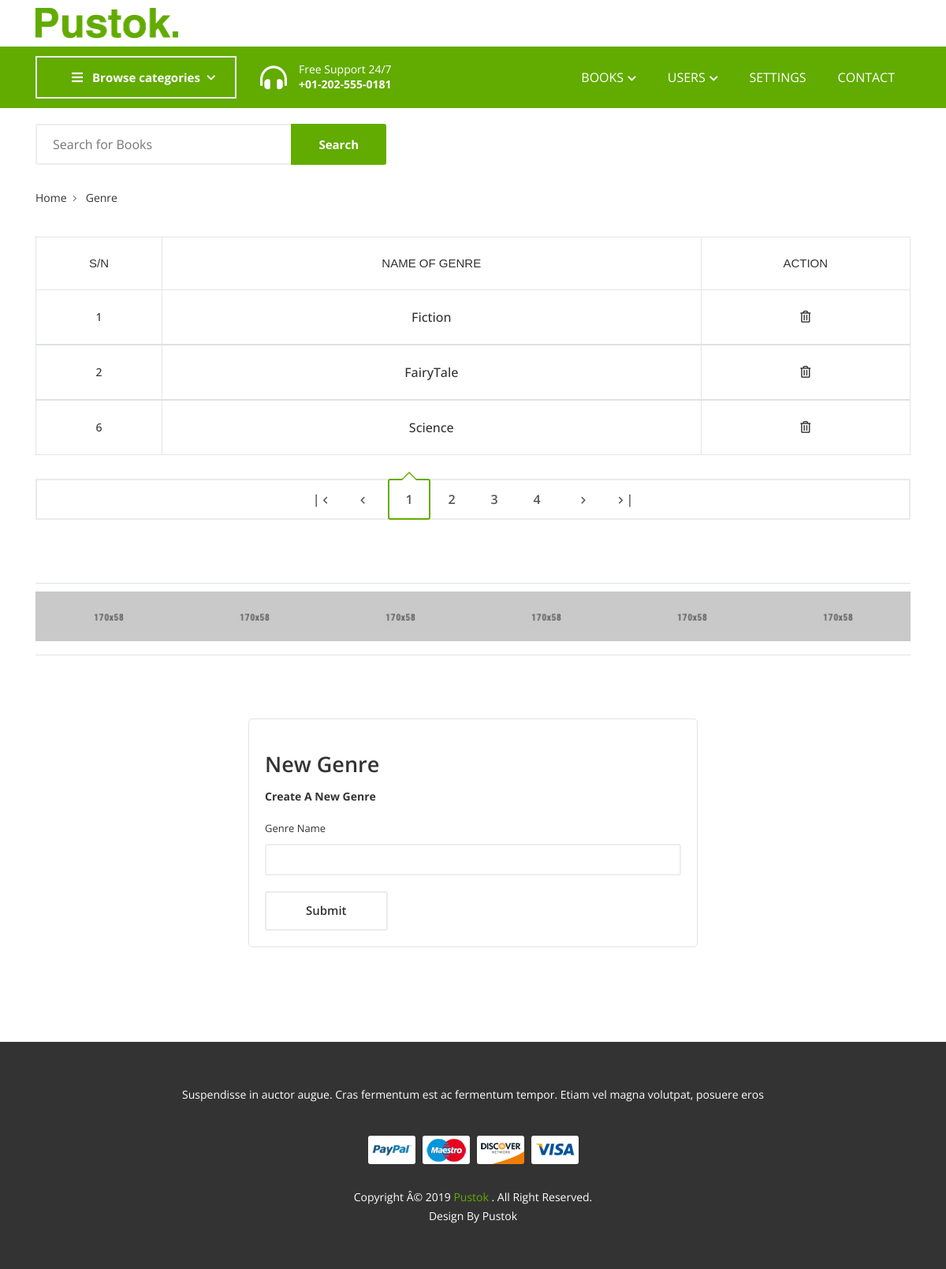
Screenshot of /book_genre (signed in) with the database file from the repository.
### App/models.py (models this page shows, shortened)
class Settings(models.Model):
    image=models.ImageField(null=True,blank=True)
    name=models.TextField(null=True,blank=True)

class Genre(models.Model):
    name = models.CharField(max_length=200, help_text="Enter a book genre (e.g. Science Fiction, French Poetry etc.)")

### App/views.py (the view, shortened to what this page needs)
# urls.py: path("book_genre", views.book_genre, name="book-series"),
@login_required
def book_genre(request):
    context = {"books": Genre.objects.all(), "categ":Genre.objects.all(), "lists":Genre.objects.all(), "details":Settings.objects.all()}
    return render(request,'genre.html', context)

### App/templates/genre.html (shortened to what this page needs)
{% load static %}
<!DOCTYPE html>
<html lang="zxx">
 <head>
  <link href="{% static 'css/plugins.css' %}" media="screen" rel="stylesheet" type="text/css"/>
  <link href="{% static 'css/main.css' %}" media="screen" rel="stylesheet" type="text/css"/>
 </head>
 <body>
  <div class="site-wrapper" id="top">
   <div class="site-header header-2 mb--20 d-none d-lg-block">
    <div class="header-middle pt--10 pb--10">
     <div class="container">
      <div class="row align-items-center">
       <div class="col-lg-3">
         <a class="site-brand" href="index.html">
           {% for detail in details %}
          <img alt="" src="{{detail.image.url}}"/>
           {% endfor %}
         </a>
       </div>
      </div>
     </div>
    </div>
    <div class="header-bottom bg-primary">
     <div class="container">
      <div class="row align-items-center">
       <div class="col-lg-3">
        <nav class="category-nav white-nav">
         <div>
          <a class="category-trigger" href="javascript:void(0)">
           <i class="fa fa-bars">
           </i>
           Browse
                                        categories
          </a>
         </div>
        </nav>
       </div>
       <div class="col-lg-3">
        <div class="header-phone color-white">
         <div class="icon">
          <i class="fas fa-headphones-alt">
          </i>
         </div>
         <div class="text">
          <p>
           Free Support 24/7
          </p>
          <p class="font-weight-bold number">
           +01-202-555-0181
          </p>
         </div>
        </div>
       </div>
       <div class="col-lg-6">
        <div class="main-navigation flex-lg-right">
         <ul class="main-menu menu-right main-menu--white li-last-0">
          <li class="menu-item has-children">
           <a href="javascript:void(0)">
            Books
            <i class="fas fa-chevron-down dropdown-arrow">
            </i>
           </a>
          </li>
          <li class="menu-item has-children mega-menu">
           <a href="javascript:void(0)">
            Users
            <i class="fas fa-chevron-down dropdown-arrow">
            </i>
           </a>
          </li>
          <li class="menu-item">
           <a href="contact.html">
            Settings
           </a>
          </li>
          <li class="menu-item">
           <a href="contact.html">
            Contact
           </a>
          </li>
         </ul>
        </div>
       </div>
      </div>
     </div>
    </div>
   </div>
    <div class="header-bottom pb--10">
     <div class="container">
      <div class="row align-items-center">
       <div class="col-lg-5">
        <div class="header-search-block">
         <input placeholder="Search for Books" type="text"/>
         <button>
          Search
         </button>
        </div>
       </div>
      </div>
     </div>
    </div>
   </div>
   <section class="breadcrumb-section">
    <div class="container">
     <div class="breadcrumb-contents">
      <nav aria-label="breadcrumb">
       <ol class="breadcrumb">
        <li class="breadcrumb-item">
         <a href="index.html">
          Home
         </a>
        </li>
        <li class="breadcrumb-item active">
         Genre
        </li>
       </ol>
      </nav>
     </div>
    </div>
   </section>
   <div class="cart_area inner-page-sec-padding-bottom">
    <div class="container">
     <div class="row">
      <div class="col-12">
       <form action="./">
        <div class="cart-table table-responsive">
         <table class="table">
          <thead>
           <tr>
             <th class="pro-thumbnail">
              S/N
             </th>
            <th class="pro-title">
             Name of Genre
            </th>
            <th class="pro-remove">
             Action
            </th>
           </tr>
          </thead>
          {% for book in books %}
          <tbody>
           <tr>
             <td class="pro-thumbnail">
              <a href="#">
               {{book.id}}
              </a>
             </td>
            <td class="pro-title">
             <a href="#">
              {{book.name}}
             </a>
            </td>
              <td class="pro-remove">
                <a href="#">
                  <i class="far fa-trash-alt"></i>
                </a>
              </td>
           </tr>
          </tbody>
          {% endfor %}
         </table>
        </div>
       </form>
      </div>
     </div>
     <div class="row pt--30">
      <div class="col-md-12">
       <div class="pagination-block">
        <ul class="pagination-btns flex-center">
         <li>
          <a class="single-btn prev-btn" href="">
           |
           <i class="zmdi zmdi-chevron-left">
           </i>
          </a>
         </li>
         <li>
          <a class="single-btn prev-btn" href="">
           <i class="zmdi zmdi-chevron-left">
           </i>
          </a>
         </li>
         <li class="active">
          <a class="single-btn" href="">
           1
          </a>
         </li>
         <li>
          <a class="single-btn" href="">
           2
          </a>
         </li>
         <li>
          <a class="single-btn" href="">
           3
          </a>
         </li>
         <li>
          <a class="single-btn" href="">
           4
          </a>
         </li>
         <li>
          <a class="single-btn next-btn" href="">
           <i class="zmdi zmdi-chevron-right">
           </i>
          </a>
         </li>
         <li>
          <a class="single-btn next-btn" href="">
           <i class="zmdi zmdi-chevron-right">
           </i>
           |
          </a>
         </li>
        </ul>
       </div>
      </div>
     </div>
    </div>
   </div>
  <section class="section-margin">
   <div class="container">
    <div class="brand-slider sb-slick-slider border-top border-bottom" data-slick-responsive='[
                {"breakpoint":992, "settings": {"slidesToShow": 4} },
                {"breakpoint":768, "settings": {"slidesToShow": 3} },
                {"breakpoint":575, "settings": {"slidesToShow": 3} },
                {"breakpoint":480, "settings": {"slidesToShow": 2} },
                {"breakpoint":320, "settings": {"slidesToShow": 1} }
            ]' data-slick-setting='{
                                            "autoplay": true,
                                            "autoplaySpeed": 8000,
                                            "slidesToShow": 6
                                            }'>
     <div class="single-slide">
      <img alt="" src="{% static 'image/others/brand-1.jpg' %}"/>
     </div>
     <div class="single-slide">
      <img alt="" src="{% static 'image/others/brand-2.jpg' %}"/>
     </div>
     <div class="single-slide">
      <img alt="" src="{% static 'image/others/brand-3.jpg' %}"/>
     </div>
     <div class="single-slide">
      <img alt="" src="{% static 'image/others/brand-4.jpg' %}"/>
     </div>
     <div class="single-slide">
      <img alt="" src="{% static 'image/others/brand-5.jpg' %}"/>
     </div>
     <div class="single-slide">
      <img alt="" src="{% static 'image/others/brand-6.jpg' %}"/>
     </div>
    </div>
   </div>
  </section>
<center>
<div class="col-sm-12 col-md-12 col-xs-12 col-lg-6 mb--30 mb-lg--0">
 <form method="POST">
  <div class="login-form">
   <h4 class="login-title">
    New Genre
   </h4>
   <p>
    <span class="font-weight-bold">
     Create A New Genre
    </span>
   </p>
   <div class="row">
    <div class="col-12 mb--20">
     <label for="email">
      Genre Name
     </label>
     <input class="mb-0 form-control" id="genre_name" name="name" type="text"/>
    </div>
    <div class="col-md-12">
       <button class="btn btn-outlined" type="submit">
           Submit
       </button>
   </div>
   </div>
  </div>
 </form>
</div>
</center>
<footer class="site-footer">
 <div class="container">
  <div class="row justify-content-between section-padding">
   <div class="col-xl-3 col-lg-4 col-sm-6">
    <div class="single-footer pb--40">
    </div>
   </div>
   <div class="col-xl-3 col-lg-2 col-sm-6">
   </div>
   <div class="col-xl-3 col-lg-2 col-sm-6">
   </div>
   <div class="col-xl-3 col-lg-4 col-sm-6">
   </div>
  </div>
 </div>
 <div class="footer-bottom">
  <div class="container">
   <p class="copyright-heading">
    Suspendisse in auctor augue. Cras fermentum est ac fermentum tempor. Etiam
                  vel
                  magna volutpat, posuere eros
   </p>
   <a class="payment-block" href="#">
    <img alt="" src="{% static 'image/icon/payment.png' %}"/>
   </a>
   <p class="copyright-text">
    Copyright Â© 2019
    <a class="author" href="#">
     Pustok
    </a>
    . All Right Reserved.
    <br/>
    Design By Pustok
   </p>
  </div>
 </div>
</footer>
</body>
</html>

### rows the page displays
Settings: image (picture)
Genre: id "1", name "Fiction"
Genre: id "2", name "FairyTale"
Genre: id "6", name "Science"
